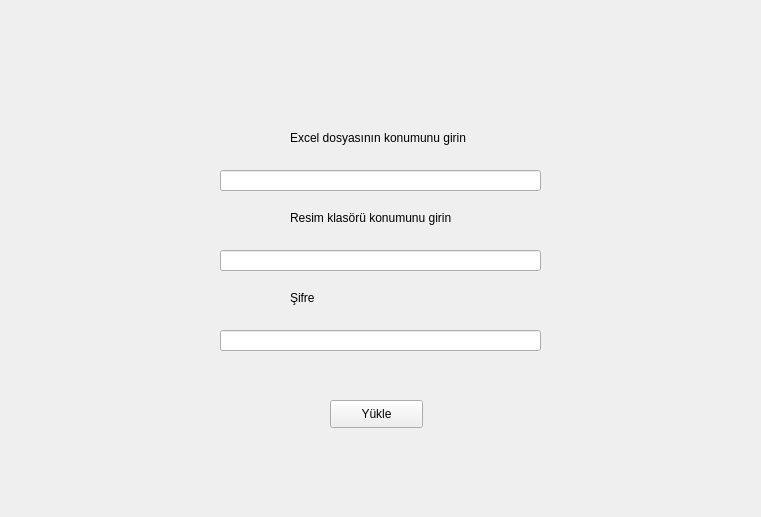
<?xml version="1.0" encoding="UTF-8"?>
<ui version="4.0">
 <class>Frame</class>
 <widget class="QFrame" name="Frame">
  <property name="geometry">
   <rect>
    <x>0</x>
    <y>0</y>
    <width>761</width>
    <height>517</height>
   </rect>
  </property>
  <property name="windowTitle">
   <string>Frame</string>
  </property>
  <widget class="QPushButton" name="load">
   <property name="geometry">
    <rect>
     <x>330</x>
     <y>400</y>
     <width>93</width>
     <height>28</height>
    </rect>
   </property>
   <property name="text">
    <string>Yükle</string>
   </property>
  </widget>
  <widget class="QLineEdit" name="excelfile">
   <property name="geometry">
    <rect>
     <x>220</x>
     <y>170</y>
     <width>321</width>
     <height>21</height>
    </rect>
   </property>
  </widget>
  <widget class="QLabel" name="label">
   <property name="geometry">
    <rect>
     <x>290</x>
     <y>130</y>
     <width>191</width>
     <height>16</height>
    </rect>
   </property>
   <property name="text">
    <string>Excel dosyasının konumunu girin</string>
   </property>
  </widget>
  <widget class="QLabel" name="label_2">
   <property name="geometry">
    <rect>
     <x>290</x>
     <y>210</y>
     <width>191</width>
     <height>16</height>
    </rect>
   </property>
   <property name="text">
    <string>Resim klasörü konumunu girin</string>
   </property>
  </widget>
  <widget class="QLineEdit" name="imagefile">
   <property name="geometry">
    <rect>
     <x>220</x>
     <y>250</y>
     <width>321</width>
     <height>21</height>
    </rect>
   </property>
  </widget>
  <widget class="QLabel" name="label_3">
   <property name="geometry">
    <rect>
     <x>290</x>
     <y>290</y>
     <width>191</width>
     <height>16</height>
    </rect>
   </property>
   <property name="text">
    <string>Şifre</string>
   </property>
  </widget>
  <widget class="QLineEdit" name="password">
   <property name="geometry">
    <rect>
     <x>220</x>
     <y>330</y>
     <width>321</width>
     <height>21</height>
    </rect>
   </property>
  </widget>
  <widget class="QLabel" name="info">
   <property name="geometry">
    <rect>
     <x>260</x>
     <y>460</y>
     <width>241</width>
     <height>16</height>
    </rect>
   </property>
   <property name="text">
    <string/>
   </property>
  </widget>
 </widget>
 <resources/>
 <connections/>
</ui>
